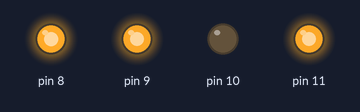
The sketch below on a simulated Arduino Uno, built with avr-gcc and run on an emulated ATmega328P. Parts: output pins drawn as LEDs (lit = HIGH).

Above: at 0.1 s.
Timing chart, 0 to 1.6 s (numbered marks = the images above):
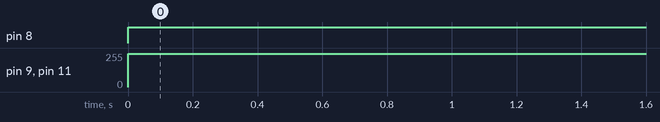

The sketch:

basic_movement.ino
```cpp
#include <util/atomic.h>

// The number of motors
#define NMOTORS 4

/*
####################################################
#            Classes and Data Structures           #
####################################################
*/

// Motor structure
struct Motor {
   int enca, encb, in1, in2, pwm_pin, pulses;
};


/*
####################################################
#                  Helper Functions                #
####################################################
*/

Motor initMotor(int enca, int encb, int in1, int in2, int pwm_pin, int pulses){
  Motor m;
  m.enca = enca;
  m.encb = encb;
  m.in1 = in1;
  m.in2 = in2;
  m.pwm_pin = pwm_pin,
  m.pulses = pulses;
  return m;
}


//Set motor rotation
void setMotor(int dir, int pwmVal, int pwmPin, int in1, int in2) {
  analogWrite(pwmPin, pwmVal);
  if (dir == 1) {
    digitalWrite(in1, HIGH);
    digitalWrite(in2, LOW);
  } else if (dir == -1) {
    digitalWrite(in1, LOW);
    digitalWrite(in2, HIGH);
  } else {
    digitalWrite(in1, LOW);
    digitalWrite(in2, LOW);
  }
}


/*
####################################################
#                  Global Variables                #s
####################################################
*/

Motor LF = initMotor(21, 28, 41, 50, 8, 700);
Motor LR = initMotor(20, 29, 39, 48, 9, 700);
Motor RF = initMotor(19, 30, 37, 46, 10, 700);
Motor RR = initMotor(18, 31, 35, 44, 11, 700);


// Pins
const int enca[] = {LF.enca, LR.enca, RF.enca, RR.enca};
const int encb[] = {LF.encb, LR.encb, RF.encb, RR.encb};
const int pwm_pin[] = {LF.pwm_pin, LR.pwm_pin, RF.pwm_pin, RR.pwm_pin};
const int in1[] = {LF.in1, LR.in1, RF.in1, RR.in1};
const int in2[] = {LF.in2, LR.in2, RF.in2, RR.in2};

// Global variables
long prevT = 0;
int pulses[] = {LF.pulses, LR.pulses, RF.pulses, RR.pulses};
volatile int posi[] = {0, 0, 0, 0};
int motions[][4] = {{-1, -1, 1, 1}, //Forward
                    {1, 1, -1, -1}, //Backward
                    {-1, 1, -1, 1}, //Left shift
                    {1, -1, 1, -1}, // Right shift
                    {-1, 0, 0, 1}, // Diag forward
                    {0, 1, -1, 0}, // Diag backward
                    {0, 0, -1, -1}, // Around a bend forward
                    {-1, -1, 0, 0}, // Around a bend backward
                    {1, 0, 1, 0}, // Central point rot
                    {1, 1, 1, 1}
                    };


/*
####################################################
#                    Main Program                  #
####################################################
*/


void setup() {
  for(int i = 0; i < NMOTORS; ++i){
    pinMode(enca[i], INPUT);
    pinMode(encb[i], INPUT);
    pinMode(pwm_pin[i], OUTPUT);
    pinMode(in1[i], OUTPUT);
    pinMode(in2[i], OUTPUT);
  }
}


void loop() {
  int num_motions = sizeof(motions) / sizeof(motions[0]);
  //loop through the motors
  for (int i = 0; i < num_motions; ++i){
    for(int j = 0; j < NMOTORS; ++j){
      int dir = motions[i][j];
      setMotor(dir, 250, pwm_pin[j], in1[j], in2[j]);
    }
    delay(1500);
    for(int j = 0; j < NMOTORS; ++j){
      int dir = 0;
      setMotor(dir, 250, pwm_pin[j], in1[j], in2[j]);
    }
    delay(500);
  }
}
```

Measured:
- by itself, pin 8: LOW → HIGH at 0.00 s
- by itself, pin 9, pin 11: 0/255 → 250/255 at 0.00 s
